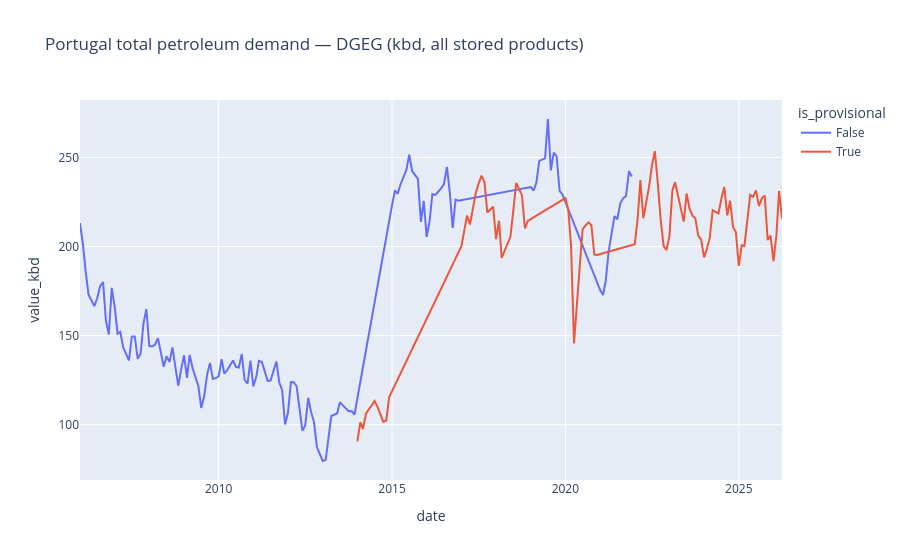

Notebook code for this chart:
### Markdown cell above
## 2. Headline — total demand (kbd)

### Code cell
headline_ts = (
    headline.groupby(["date", "is_provisional"], as_index=False)["value_kbd"]
    .sum()
    .sort_values("date")
)
fig = px.line(
    headline_ts,
    x="date",
    y="value_kbd",
    color="is_provisional",
    title="Portugal total petroleum demand — DGEG (kbd, all stored products)",
)
fig.show()
